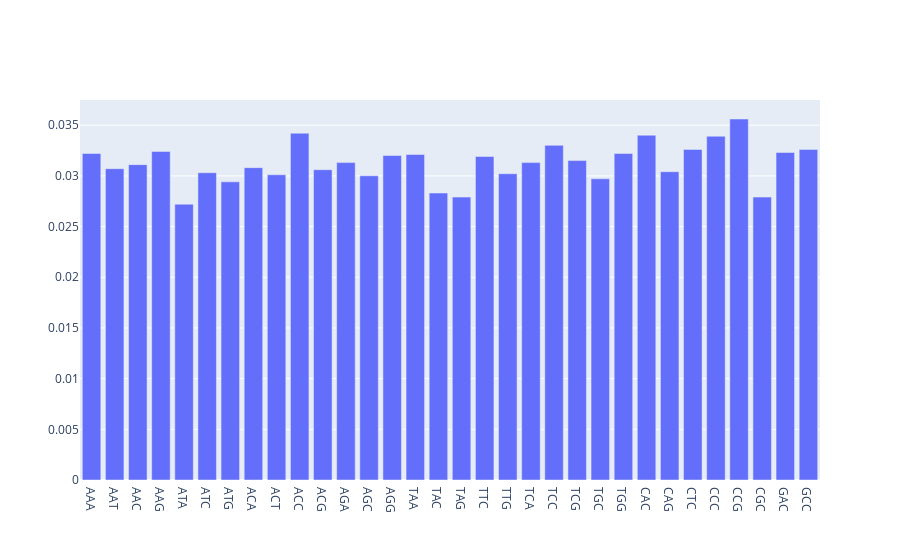
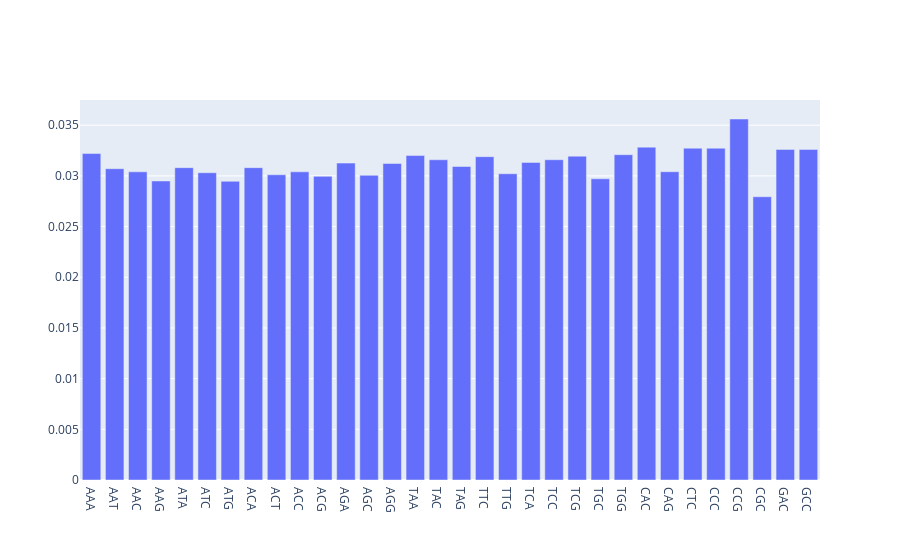

The code cell stored with these charts, in order, in its notebook:
### Code cell
import time
Tmat= matrixFill_randomGamma(comp_index,alpha= 0.05)

f= list(collapsed_freqs)
burnin= 1000
previous= list(collapsed_freqs)

diff_tally= []

for run in range(burnin):
    #clear_output()

    
    f= f @ Tmat
    diff_tally.append(np.std(previous - f))
    previous= list(f)
    
    #time.sleep(1)


fig = [go.Bar(
    x= [comp_index[x][0] for x in comp_index.keys()],
    y= collapsed_freqs
)]
iplot(fig)


fig = [go.Bar(
    x= [comp_index[x][0] for x in comp_index.keys()],
    y= f
)]
iplot(fig)

### Figure 1 — Plotly figure (JSON) as saved in the notebook; plotly's stock layout.template omitted (floating-point values rounded to 4 significant figures)
{"data": [{"type": "bar", "x": ["AAA", "AAT", "AAC", "AAG", "ATA", "ATC", "ATG", "ACA", "ACT", "ACC", "ACG", "AGA", "AGC", "AGG", "TAA", "TAC", "TAG", "TTC", "TTG", "TCA", "TCC", "TCG", "TGC", "TGG", "CAC", "CAG", "CTC", "CCC", "CCG", "CGC", "GAC", "GCC"], "y": [0.03221, 0.03071, 0.03111, 0.03241, 0.02721, 0.03031, 0.02941, 0.03081, 0.03011, 0.03421, 0.03061, 0.03131, 0.03001, 0.03201, 0.03211, 0.02831, 0.02791, 0.03191, 0.03021, 0.03131, 0.03301, 0.03151, 0.02971, 0.03221, 0.03401, 0.03041, 0.03261, 0.03391, 0.03561, 0.02791, 0.03231, 0.03261]}], "layout": {}}

### Figure 2 — Plotly figure (JSON) as saved in the notebook; plotly's stock layout.template omitted (floating-point values rounded to 4 significant figures)
{"data": [{"type": "bar", "x": ["AAA", "AAT", "AAC", "AAG", "ATA", "ATC", "ATG", "ACA", "ACT", "ACC", "ACG", "AGA", "AGC", "AGG", "TAA", "TAC", "TAG", "TTC", "TTG", "TCA", "TCC", "TCG", "TGC", "TGG", "CAC", "CAG", "CTC", "CCC", "CCG", "CGC", "GAC", "GCC"], "y": [0.0322, 0.03071, 0.0304, 0.0295, 0.03081, 0.03031, 0.02946, 0.03081, 0.03011, 0.0304, 0.02995, 0.03126, 0.03005, 0.03122, 0.03201, 0.03159, 0.03093, 0.03189, 0.03021, 0.03133, 0.03159, 0.03194, 0.02971, 0.03209, 0.03283, 0.03041, 0.03273, 0.03273, 0.03561, 0.02794, 0.03261, 0.03261]}], "layout": {}}
